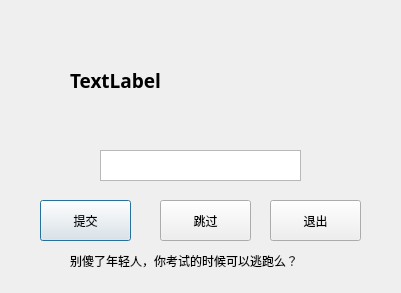
<?xml version="1.0" encoding="UTF-8"?>
<ui version="4.0">
 <class>testwindow</class>
 <widget class="QDialog" name="testwindow">
  <property name="geometry">
   <rect>
    <x>0</x>
    <y>0</y>
    <width>401</width>
    <height>293</height>
   </rect>
  </property>
  <property name="windowTitle">
   <string>Dialog</string>
  </property>
  <widget class="QLabel" name="label">
   <property name="geometry">
    <rect>
     <x>70</x>
     <y>40</y>
     <width>281</width>
     <height>81</height>
    </rect>
   </property>
   <property name="font">
    <font>
     <family>隶书</family>
     <pointsize>14</pointsize>
     <weight>75</weight>
     <bold>true</bold>
    </font>
   </property>
   <property name="text">
    <string>TextLabel</string>
   </property>
  </widget>
  <widget class="QTextEdit" name="textEdit">
   <property name="geometry">
    <rect>
     <x>100</x>
     <y>150</y>
     <width>201</width>
     <height>31</height>
    </rect>
   </property>
   <property name="html">
    <string>&lt;!DOCTYPE HTML PUBLIC &quot;-//W3C//DTD HTML 4.0//EN&quot; &quot;http://www.w3.org/TR/REC-html40/strict.dtd&quot;&gt;
&lt;html&gt;&lt;head&gt;&lt;meta name=&quot;qrichtext&quot; content=&quot;1&quot; /&gt;&lt;style type=&quot;text/css&quot;&gt;
p, li { white-space: pre-wrap; }
&lt;/style&gt;&lt;/head&gt;&lt;body style=&quot; font-family:'SimSun'; font-size:9pt; font-weight:400; font-style:normal;&quot;&gt;
&lt;p style=&quot;-qt-paragraph-type:empty; margin-top:0px; margin-bottom:0px; margin-left:0px; margin-right:0px; -qt-block-indent:0; text-indent:0px;&quot;&gt;&lt;br /&gt;&lt;/p&gt;&lt;/body&gt;&lt;/html&gt;</string>
   </property>
  </widget>
  <widget class="QPushButton" name="submitButton">
   <property name="geometry">
    <rect>
     <x>40</x>
     <y>200</y>
     <width>91</width>
     <height>41</height>
    </rect>
   </property>
   <property name="text">
    <string>提交</string>
   </property>
  </widget>
  <widget class="QPushButton" name="passButton">
   <property name="geometry">
    <rect>
     <x>160</x>
     <y>200</y>
     <width>91</width>
     <height>41</height>
    </rect>
   </property>
   <property name="text">
    <string>跳过</string>
   </property>
  </widget>
  <widget class="QPushButton" name="exitButton">
   <property name="geometry">
    <rect>
     <x>270</x>
     <y>200</y>
     <width>91</width>
     <height>41</height>
    </rect>
   </property>
   <property name="text">
    <string>退出</string>
   </property>
  </widget>
  <widget class="QLabel" name="label_2">
   <property name="geometry">
    <rect>
     <x>70</x>
     <y>250</y>
     <width>271</width>
     <height>21</height>
    </rect>
   </property>
   <property name="text">
    <string>别傻了年轻人，你考试的时候可以逃跑么？</string>
   </property>
  </widget>
 </widget>
 <resources/>
 <connections/>
</ui>
